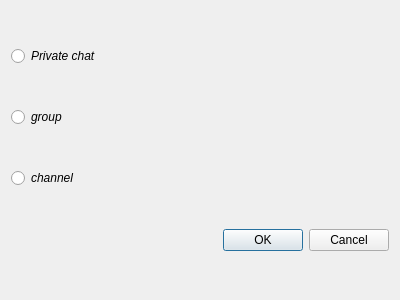
<?xml version="1.0" encoding="UTF-8"?>
<ui version="4.0">
 <class>Typechatwin</class>
 <widget class="QDialog" name="Typechatwin">
  <property name="geometry">
   <rect>
    <x>0</x>
    <y>0</y>
    <width>400</width>
    <height>300</height>
   </rect>
  </property>
  <property name="windowTitle">
   <string>Dialog</string>
  </property>
  <layout class="QVBoxLayout" name="verticalLayout">
   <item>
    <widget class="QRadioButton" name="private_radioButton">
     <property name="font">
      <font>
       <pointsize>9</pointsize>
       <italic>true</italic>
       <underline>false</underline>
      </font>
     </property>
     <property name="text">
      <string>Private chat</string>
     </property>
    </widget>
   </item>
   <item>
    <widget class="QRadioButton" name="group_radioButton">
     <property name="font">
      <font>
       <pointsize>9</pointsize>
       <italic>true</italic>
      </font>
     </property>
     <property name="text">
      <string>group</string>
     </property>
    </widget>
   </item>
   <item>
    <widget class="QRadioButton" name="channel_radioButton">
     <property name="font">
      <font>
       <pointsize>9</pointsize>
       <italic>true</italic>
      </font>
     </property>
     <property name="text">
      <string>channel</string>
     </property>
    </widget>
   </item>
   <item>
    <widget class="QDialogButtonBox" name="buttonBox">
     <property name="orientation">
      <enum>Qt::Horizontal</enum>
     </property>
     <property name="standardButtons">
      <set>QDialogButtonBox::Cancel|QDialogButtonBox::Ok</set>
     </property>
    </widget>
   </item>
  </layout>
 </widget>
 <resources/>
 <connections>
  <connection>
   <sender>buttonBox</sender>
   <signal>accepted()</signal>
   <receiver>Typechatwin</receiver>
   <slot>accept()</slot>
   <hints>
    <hint type="sourcelabel">
     <x>248</x>
     <y>254</y>
    </hint>
    <hint type="destinationlabel">
     <x>157</x>
     <y>274</y>
    </hint>
   </hints>
  </connection>
  <connection>
   <sender>buttonBox</sender>
   <signal>rejected()</signal>
   <receiver>Typechatwin</receiver>
   <slot>reject()</slot>
   <hints>
    <hint type="sourcelabel">
     <x>316</x>
     <y>260</y>
    </hint>
    <hint type="destinationlabel">
     <x>286</x>
     <y>274</y>
    </hint>
   </hints>
  </connection>
 </connections>
</ui>
